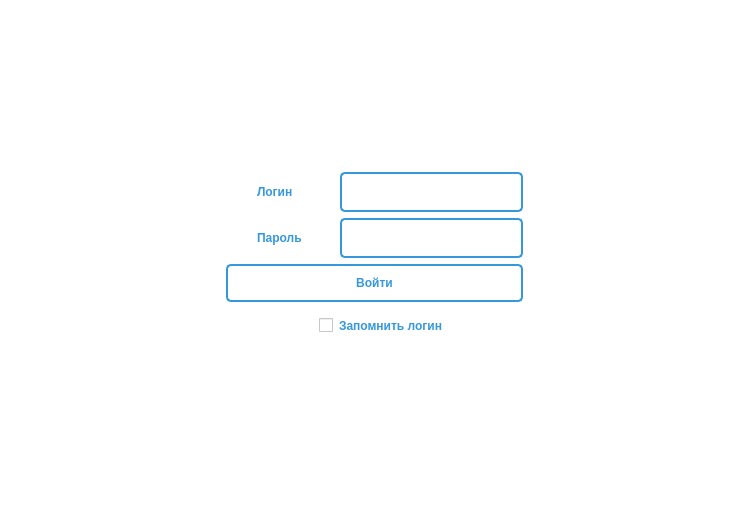
<?xml version="1.0" encoding="UTF-8"?>
<ui version="4.0">
 <class>Form</class>
 <widget class="QWidget" name="Form">
  <property name="geometry">
   <rect>
    <x>0</x>
    <y>0</y>
    <width>749</width>
    <height>515</height>
   </rect>
  </property>
  <property name="windowTitle">
   <string>Главный экран</string>
  </property>
  <property name="styleSheet">
   <string notr="true">background-color: rgb(255, 255, 255);</string>
  </property>
  <layout class="QVBoxLayout" name="verticalLayout_6">
   <item>
    <layout class="QHBoxLayout" name="horizontalLayout_2">
     <item>
      <spacer name="horizontalSpacer">
       <property name="orientation">
        <enum>Qt::Horizontal</enum>
       </property>
       <property name="sizeHint" stdset="0">
        <size>
         <width>138</width>
         <height>108</height>
        </size>
       </property>
      </spacer>
     </item>
     <item>
      <layout class="QVBoxLayout" name="verticalLayout_5">
       <item>
        <spacer name="verticalSpacer_2">
         <property name="orientation">
          <enum>Qt::Vertical</enum>
         </property>
         <property name="sizeHint" stdset="0">
          <size>
           <width>20</width>
           <height>40</height>
          </size>
         </property>
        </spacer>
       </item>
       <item>
        <layout class="QHBoxLayout" name="horizontalLayout">
         <item>
          <layout class="QVBoxLayout" name="verticalLayout_4">
           <item>
            <widget class="QLabel" name="label">
             <property name="styleSheet">
              <string notr="true">text-transform: uppercase;
  font-weight: bold;
  color: #3498db;
  text-decoration: none;
  inline: inline-block;
  padding: 10px 28px;
   -webkit-border-radius: 5px;
  -moz-border-radius: 5px;
  box-shadow: 0px 5px 20px 0px rgba(73, 139, 250, 0.57);</string>
             </property>
             <property name="text">
              <string>Логин</string>
             </property>
            </widget>
           </item>
           <item>
            <widget class="QLabel" name="label_2">
             <property name="styleSheet">
              <string notr="true">text-transform: uppercase;
  font-weight: bold;
  color: #3498db;
  text-decoration: none;
  inline: inline-block;
  padding: 10px 28px;
   -webkit-border-radius: 5px;
  -moz-border-radius: 5px;
  box-shadow: 0px 5px 20px 0px rgba(73, 139, 250, 0.57);</string>
             </property>
             <property name="text">
              <string>Пароль</string>
             </property>
            </widget>
           </item>
          </layout>
         </item>
         <item>
          <layout class="QVBoxLayout" name="verticalLayout">
           <item>
            <widget class="QLineEdit" name="name">
             <property name="styleSheet">
              <string notr="true">text-transform: uppercase;
  font-weight: bold;
  color: #3498db;
  border: 2px solid #3498db;
  text-decoration: none;
  inline: inline-block;
  padding: 10px 28px;
  -webkit-border-radius: 5px;
  -moz-border-radius: 5px;
  border-radius: 5px;
  box-shadow: 0px 5px 20px 0px rgba(73, 139, 250, 0.57);</string>
             </property>
            </widget>
           </item>
           <item>
            <widget class="QLineEdit" name="password">
             <property name="styleSheet">
              <string notr="true">text-transform: uppercase;
  font-weight: bold;
  color: #3498db;
  border: 2px solid #3498db;
  text-decoration: none;
  inline: inline-block;
  padding: 10px 28px;
  -webkit-border-radius: 5px;
  -moz-border-radius: 5px;
  border-radius: 5px;
  box-shadow: 0px 5px 20px 0px rgba(73, 139, 250, 0.57);</string>
             </property>
            </widget>
           </item>
          </layout>
         </item>
        </layout>
       </item>
       <item>
        <widget class="QPushButton" name="pushButton">
         <property name="font">
          <font>
           <bold>true</bold>
           <underline>false</underline>
           <strikeout>false</strikeout>
           <kerning>true</kerning>
          </font>
         </property>
         <property name="autoFillBackground">
          <bool>false</bool>
         </property>
         <property name="styleSheet">
          <string notr="true">text-transform: uppercase;
  font-weight: bold;
  color: #3498db;
  border: 2px solid #3498db;
  text-decoration: none;
  inline: inline-block;
  padding: 10px 28px;
   -webkit-border-radius: 5px;
  -moz-border-radius: 5px;
  border-radius: 5px;
  box-shadow: 0px 5px 20px 0px rgba(73, 139, 250, 0.57);</string>
         </property>
         <property name="text">
          <string>Войти</string>
         </property>
         <property name="flat">
          <bool>false</bool>
         </property>
        </widget>
       </item>
       <item>
        <widget class="QCheckBox" name="checkBox">
         <property name="styleSheet">
          <string notr="true">text-transform: uppercase;
  font-weight: bold;
  color: #3498db;
  text-decoration: none;
  inline: inline-block;
  padding: 10px 28px;
  -webkit-border-radius: 5px;
 margin-left: 65px;
  -moz-border-radius: 5px;
  box-shadow: 0px 5px 20px 0px rgba(73, 139, 250, 0.57);</string>
         </property>
         <property name="text">
          <string>Запомнить логин</string>
         </property>
        </widget>
       </item>
       <item>
        <spacer name="verticalSpacer">
         <property name="orientation">
          <enum>Qt::Vertical</enum>
         </property>
         <property name="sizeHint" stdset="0">
          <size>
           <width>20</width>
           <height>40</height>
          </size>
         </property>
        </spacer>
       </item>
      </layout>
     </item>
     <item>
      <spacer name="horizontalSpacer_2">
       <property name="orientation">
        <enum>Qt::Horizontal</enum>
       </property>
       <property name="sizeHint" stdset="0">
        <size>
         <width>138</width>
         <height>108</height>
        </size>
       </property>
      </spacer>
     </item>
    </layout>
   </item>
  </layout>
 </widget>
 <resources/>
 <connections/>
</ui>
